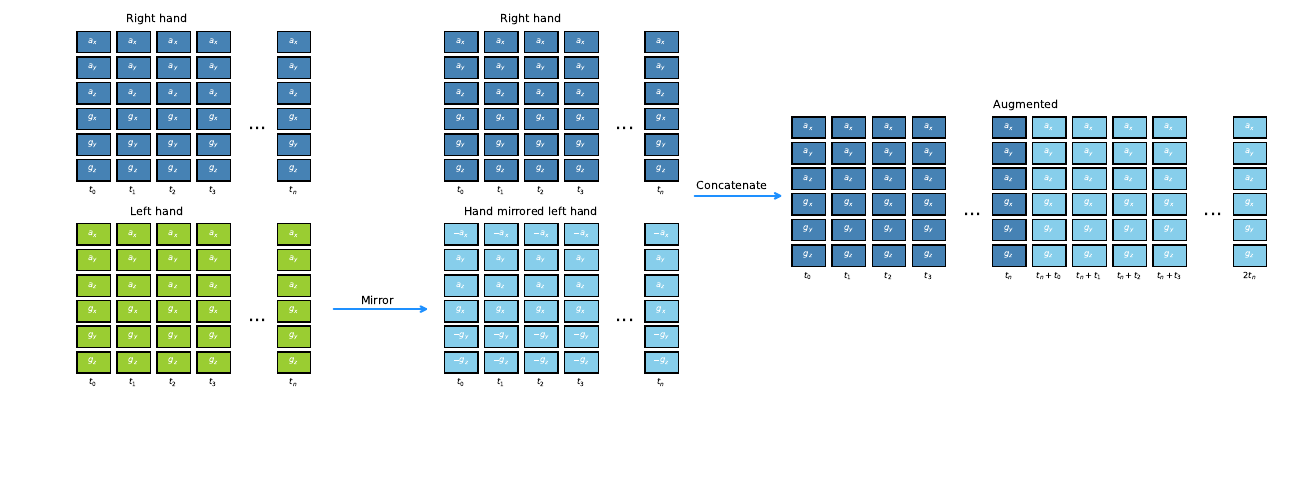

The script that saved this image:
import matplotlib.pyplot as plt
import matplotlib.patches as patches


def draw_block(ax, x, y, label, color="steelblue"):
    rect = patches.Rectangle((x, y), 0.5, 0.5, linewidth=1, edgecolor="black", facecolor=color)
    ax.add_patch(rect)
    ax.text(x + 0.25, y + 0.25, label, color="white", ha="center", va="center", fontsize=6)


def draw_column(ax, x, y, labels, color="steelblue", alpha=1.0):
    for i, label in enumerate(labels):
        draw_block(ax, x, y - i * 0.6, label, color)
    for p in ax.patches[-len(labels) :]:
        p.set_alpha(alpha)


def draw_sequence(ax, x_start, y, labels, n_steps=4, color="steelblue", alpha=1.0, add_dots=False, add_final_gap=False):
    for i in range(n_steps):
        draw_column(ax, x_start + i * 0.6, y, labels, color=color, alpha=alpha)
    if add_dots:
        dot_x = x_start + n_steps * 0.6 + (0.3 if add_final_gap else -0.3)
        ax.text(dot_x, y - 1.8, "...", fontsize=14, ha="center")
    if add_final_gap:
        draw_column(ax, x_start + n_steps * 0.6 + 0.6, y, labels, color=color, alpha=alpha)


def draw_time_labels(ax, x_start, y, steps, add_final_gap=False):
    for i in range(steps):
        ax.text(x_start + i * 0.6 + 0.25, y - 3.6, f"$t_{{{i}}}$", fontsize=6, ha="center")
    offset = steps * 0.6 + (0.6 if add_final_gap else 0.0)
    ax.text(x_start + offset + 0.25, y - 3.6, "$t_n$", fontsize=6, ha="center")


def draw_time_labels_1(ax, x_start, y, steps, add_final_gap=False):
    for i in range(steps):
        ax.text(x_start + i * 0.6 + 0.25, y - 3.6, f"$t_n+t_{{{i}}}$", fontsize=6, ha="center")
    offset = steps * 0.6 + (0.6 if add_final_gap else 0.0)
    ax.text(x_start + offset + 0.25, y - 3.6, "$2t_n$", fontsize=6, ha="center")


def draw_arrow(ax, start, end, text=None, double=False, color="black"):
    if double:
        ax.annotate("", xy=end, xytext=start, arrowprops=dict(arrowstyle="<->", color=color, lw=2))
    else:
        ax.annotate("", xy=end, xytext=start, arrowprops=dict(arrowstyle="->", color=color, lw=1.5))
    if text:
        ax.text((start[0] + end[0]) / 2, (start[1] + end[1]) / 2 + 0.2, text, ha="center", fontsize=8)

fig, ax = plt.subplots(figsize=(13, 5))
ax.set_xlim(-1, 18)
ax.set_ylim(-6, 5)
ax.axis("off")

imu_labels = [r"$a_x$", r"$a_y$", r"$a_z$", r"$g_x$", r"$g_y$", r"$g_z$"]
mirrored_labels = [r"$-a_x$", r"$a_y$", r"$a_z$", r"$g_x$", r"$-g_y$", r"$-g_z$"]

# Right hand
draw_sequence(ax, 0, 4, imu_labels, n_steps=4, color="steelblue", add_dots=True, add_final_gap=True)
draw_time_labels(ax, 0, 4.3, 4, add_final_gap=True)
ax.text(1.2, 4.7, "Right hand", fontsize=8, ha="center")

# Left hand
draw_sequence(ax, 0, -0.5, imu_labels, n_steps=4, color="yellowgreen", add_dots=True, add_final_gap=True)
draw_time_labels(ax, 0, -0.2, 4, add_final_gap=True)
ax.text(1.2, 0.2, "Left hand", fontsize=8, ha="center")

# Right hand again
draw_sequence(ax, 5.5, 4, imu_labels, n_steps=4, color="steelblue", add_dots=True, add_final_gap=True)
draw_time_labels(ax, 5.5, 4.3, 4, add_final_gap=True)
ax.text(6.8, 4.7, "Right hand", fontsize=8, ha="center")

# Hand mirrored left
draw_sequence(ax, 5.5, -0.5, mirrored_labels, n_steps=4, color="skyblue", add_dots=True, add_final_gap=True)
draw_time_labels(ax, 5.5, -0.2, 4, add_final_gap=True)
ax.text(6.8, 0.2, "Hand mirrored left hand", fontsize=8, ha="center")

# Arrow between left and mirrored
draw_arrow(ax, (3.8, -2), (5.3, -2), color="dodgerblue")
ax.text(4.5, -1.9, "Mirror", fontsize=8, ha="center")

draw_arrow(ax, (9.2, 0.65), (10.6, 0.65), color="dodgerblue")
ax.text(9.8, 0.8, "Concatenate", fontsize=8, ha="center")

# Augmented sequence
draw_sequence(ax, 10.7, 2, imu_labels, n_steps=4, color="steelblue", add_dots=True, add_final_gap=True)
draw_sequence(ax, 14.3, 2, imu_labels, n_steps=4, color="skyblue", add_dots=True, add_final_gap=True)
draw_time_labels(ax, 10.7, 2.3, 4, add_final_gap=True)
draw_time_labels_1(ax, 14.3, 2.3, 4, add_final_gap=True)
ax.text(14.2, 2.7, "Augmented", fontsize=8, ha="center")

plt.tight_layout()
# plt.show()
plt.savefig("plots/dataset_mirror.pdf", format="pdf", dpi=300, bbox_inches="tight")
